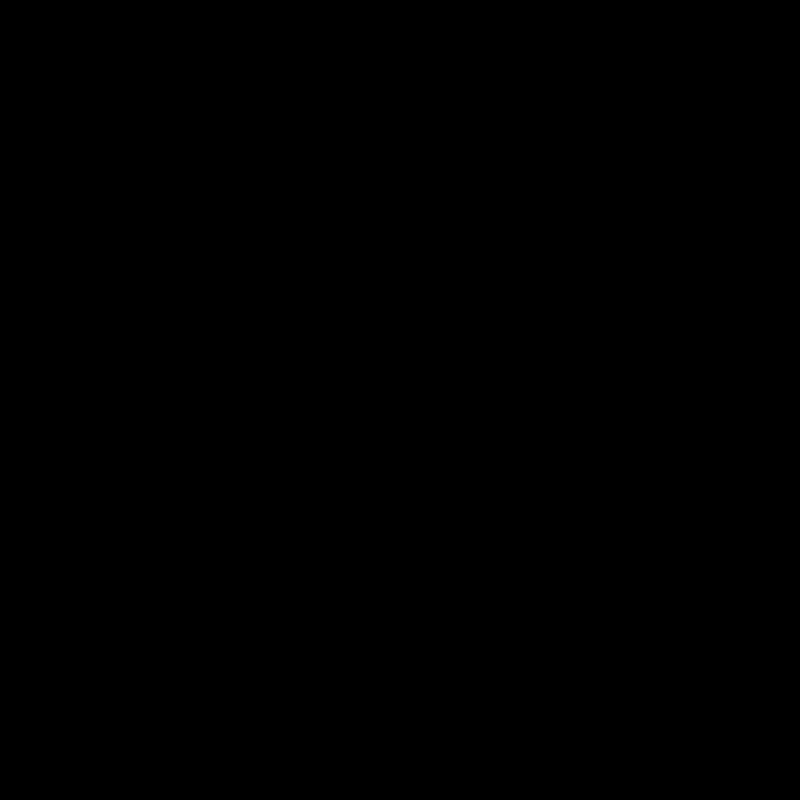
Frame 1 (no input)
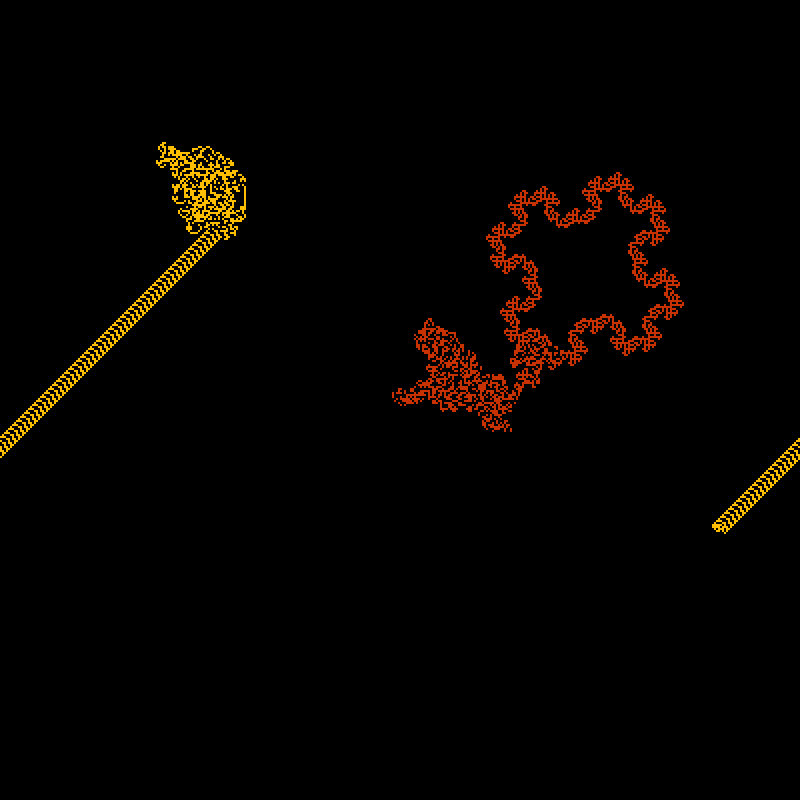
Frame 60 (the mouse pressed at the canvas centre just before this capture)
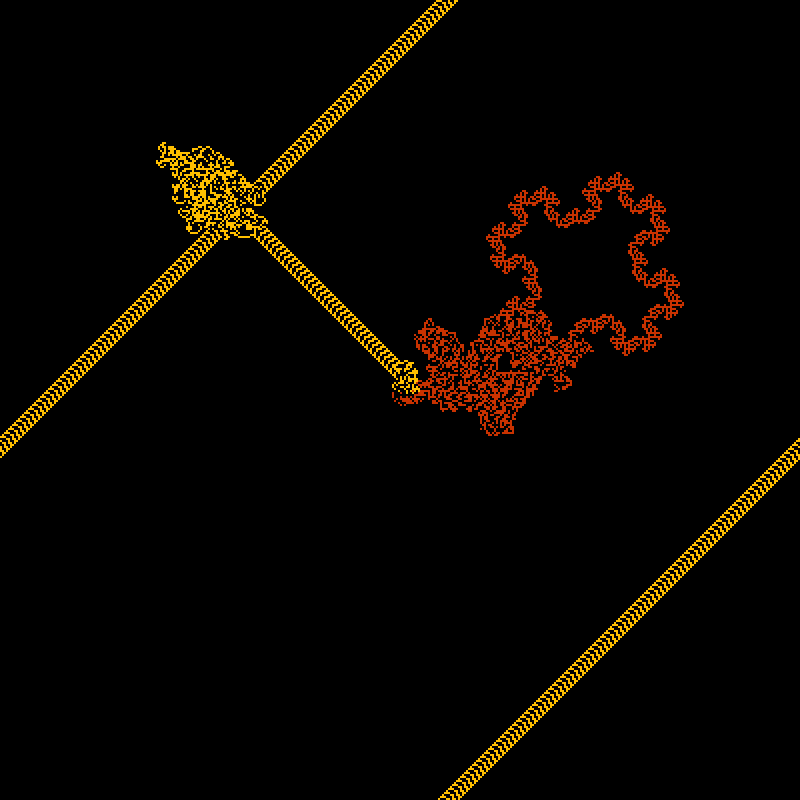
Frame 120 (the mouse held since frame 60 and released just before this capture)

The Processing sketch that drew these frames (run headless with seeded random() and noise(); from frame 60 on, the mouse is pressed at the canvas centre):

// Processing sketch: antTurtleClass
// ── antTurtleClass.pde
// arrays in processing
// declare, create array (how long is it),initalize and use
// declae name and type


// odd grid makes the turtle oscillate 
//   -- found this while comparing to NetLogo version
// obstacles in red will divert the antTurtle


int [][] grid;
int cols;
int rows;
int sz;

AntTurtle greg;
AntTurtle mj;

float intheta =0; // turtles heading//

void setup() {
  size(800, 800);
  sz = 2;
  cols = int(width/sz);
  rows = int(height/sz);
  noStroke();
  grid = new int[rows][cols];
  
  // initalize the ants
  greg = new AntTurtle(100,100,1,90,90); // (x,y,symbol,LeftturnAngle,rightTurnAngle)
  mj = new AntTurtle(200,200,2,150,60);
  
   //rndGrid(); // randmom points with which to collide
}

void draw() {
  showGrid();
  

  for (int t = 0; t<300; t++) {
    // check state
    //println(greg.x,greg.y, intheta);
    greg.rules();
    mj.rules();
     
}



// simple turtle functions forward() only 1 right() left()

}










void showGrid() {
  for (int j =0; j < rows; j++) {
    for (int i =0; i < cols; i++) {
      if (grid[j][i]== 0){
        fill(0);
      } else if(grid[j][i]== 1){
        fill(255, 191, 0);
      } else if(grid[j][i] == 2){
        fill(200,50,0);
      }
       
      rect(i*sz, j*sz, sz, sz); // whoops!! this is standard x, y
    }
  }
}



void rndGrid() {
  for (int j =5; j < rows-5; j++) {
    for (int i =5; i < cols-5; i++) {
      
      if (floor(random(400))== 1){
      // set points for collision
      grid[j][i] = 2;
      //grid[j+3][i+1]=1;
      //grid[j][i+5]=1;
      }
    }
  }
}

void mousePressed() {
  save("antTurtleObstacle"+frameCount+".png");
}

// ── AntTurtle.pde
class AntTurtle {
  float x;
  float y;
  int symb;
  int intheta;
  float x2;
  float y2;
  float lta; // left turn angle
  float rta; // right turn angle  

  // constructor
  AntTurtle(float tx, float ty, int mysymb, float mylta, float myrta) {
    x = tx;
    y = ty;
    symb = mysymb;
    intheta = 0;
    lta = mylta;
    rta = myrta;
  }

  void right() {
    intheta -= rta;
    intheta = intheta%360;
  }

  void left() {
    intheta += lta;
    intheta = intheta%360;
  }


  void forward() {



    x2 = x +1 *cos(radians(intheta));
    y2 = y +1 *sin(radians(intheta));

    // the math works out and divides evenly only need to recast as ints

    // set the x and y to new position



    x = (x2); // I was flooring it twice and made a problem
    y = (y2);

    // make it on a torus
    x = ((x+cols)%cols);
    y = ((y+rows)%rows);
  }

  void rules() {

    int state = grid[int(y)][int(x)];  // just recast as ints
    // check rules
    //At a white square, turn 90° clockwise, flip the color of the square, move forward one unit
    if (state == 0 ) {
      // turn clockwise
      right();
      // flip the color

      grid[floor(y)][floor(x)] = symb;
      // move forward

      forward();
    } else if (state >0) {  //At a black square, turn 90° counter-clockwise, flip the color of the square, move forward one unit
      // turn counter
      left();
      // flip the color

      grid[floor(y)][floor(x)] = 0;
      // move forward

      forward();
    }
  }
}
